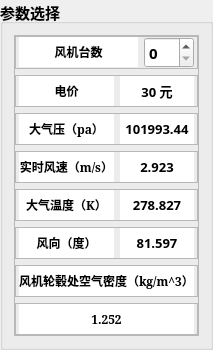
         <widget class="QGroupBox" name="groupBox_18">
          <property name="geometry">
           <rect>
            <x>50</x>
            <y>40</y>
            <width>202</width>
            <height>350</height>
           </rect>
          </property>
          <property name="font">
           <font>
            <pointsize>11</pointsize>
            <weight>75</weight>
            <bold>true</bold>
           </font>
          </property>
          <property name="title">
           <string>参数选择</string>
          </property>
          <layout class="QHBoxLayout" name="horizontalLayout_19">
           <item>
            <widget class="QFrame" name="frame_18">
             <property name="sizePolicy">
              <sizepolicy hsizetype="Expanding" vsizetype="Expanding">
               <horstretch>0</horstretch>
               <verstretch>4</verstretch>
              </sizepolicy>
             </property>
             <property name="font">
              <font>
               <family>幼圆</family>
               <pointsize>10</pointsize>
               <weight>75</weight>
               <bold>true</bold>
              </font>
             </property>
             <property name="frameShape">
              <enum>QFrame::StyledPanel</enum>
             </property>
             <property name="frameShadow">
              <enum>QFrame::Raised</enum>
             </property>
             <layout class="QVBoxLayout" name="verticalLayout_6">
              <property name="leftMargin">
               <number>0</number>
              </property>
              <property name="topMargin">
               <number>0</number>
              </property>
              <property name="rightMargin">
               <number>0</number>
              </property>
              <property name="bottomMargin">
               <number>0</number>
              </property>
              <item>
               <widget class="QFrame" name="frame_19">
                <property name="frameShape">
                 <enum>QFrame::StyledPanel</enum>
                </property>
                <property name="frameShadow">
                 <enum>QFrame::Raised</enum>
                </property>
                <layout class="QHBoxLayout" name="horizontalLayout_3" stretch="1,1">
                 <property name="leftMargin">
                  <number>3</number>
                 </property>
                 <property name="topMargin">
                  <number>0</number>
                 </property>
                 <property name="rightMargin">
                  <number>3</number>
                 </property>
                 <property name="bottomMargin">
                  <number>0</number>
                 </property>
                 <item>
                  <widget class="QLabel" name="label_7">
                   <property name="minimumSize">
                    <size>
                     <width>95</width>
                     <height>30</height>
                    </size>
                   </property>
                   <property name="maximumSize">
                    <size>
                     <width>16777215</width>
                     <height>30</height>
                    </size>
                   </property>
                   <property name="font">
                    <font>
                     <family>SimSun</family>
                     <pointsize>9</pointsize>
                     <weight>75</weight>
                     <bold>true</bold>
                    </font>
                   </property>
                   <property name="styleSheet">
                    <string notr="true">background-color: rgb(255, 255, 255);</string>
                   </property>
                   <property name="text">
                    <string>风机台数</string>
                   </property>
                   <property name="alignment">
                    <set>Qt::AlignCenter</set>
                   </property>
                  </widget>
                 </item>
                 <item>
                  <widget class="QSpinBox" name="spinBox_57">
                   <property name="sizePolicy">
                    <sizepolicy hsizetype="Expanding" vsizetype="Fixed">
                     <horstretch>2</horstretch>
                     <verstretch>0</verstretch>
                    </sizepolicy>
                   </property>
                   <property name="maximumSize">
                    <size>
                     <width>50</width>
                     <height>16777215</height>
                    </size>
                   </property>
                   <property name="font">
                    <font>
                     <pointsize>11</pointsize>
                     <weight>75</weight>
                     <bold>true</bold>
                    </font>
                   </property>
                  </widget>
                 </item>
                </layout>
               </widget>
              </item>
              <item>
               <widget class="QFrame" name="frame_20">
                <property name="frameShape">
                 <enum>QFrame::StyledPanel</enum>
                </property>
                <property name="frameShadow">
                 <enum>QFrame::Raised</enum>
                </property>
                <layout class="QHBoxLayout" name="horizontalLayout_11">
                 <property name="spacing">
                  <number>6</number>
                 </property>
                 <property name="leftMargin">
                  <number>3</number>
                 </property>
                 <property name="topMargin">
                  <number>0</number>
                 </property>
                 <property name="rightMargin">
                  <number>3</number>
                 </property>
                 <property name="bottomMargin">
                  <number>0</number>
                 </property>
                 <item>
                  <widget class="QLabel" name="label_18">
                   <property name="minimumSize">
                    <size>
                     <width>95</width>
                     <height>30</height>
                    </size>
                   </property>
                   <property name="maximumSize">
                    <size>
                     <width>16777215</width>
                     <height>30</height>
                    </size>
                   </property>
                   <property name="font">
                    <font>
                     <family>SimSun</family>
                     <pointsize>9</pointsize>
                     <weight>75</weight>
                     <bold>true</bold>
                    </font>
                   </property>
                   <property name="styleSheet">
                    <string notr="true">background-color: rgb(255, 255, 255);</string>
                   </property>
                   <property name="text">
                    <string>电价</string>
                   </property>
                   <property name="alignment">
                    <set>Qt::AlignCenter</set>
                   </property>
                  </widget>
                 </item>
                 <item>
                  <widget class="QLabel" name="label_14">
                   <property name="minimumSize">
                    <size>
                     <width>0</width>
                     <height>30</height>
                    </size>
                   </property>
                   <property name="maximumSize">
                    <size>
                     <width>16777215</width>
                     <height>30</height>
                    </size>
                   </property>
                   <property name="font">
                    <font>
                     <weight>75</weight>
                     <bold>true</bold>
                    </font>
                   </property>
                   <property name="styleSheet">
                    <string notr="true">background-color: rgb(255, 255, 255);
border:1px black ;

</string>
                   </property>
                   <property name="text">
                    <string>30 元</string>
                   </property>
                   <property name="alignment">
                    <set>Qt::AlignCenter</set>
                   </property>
                  </widget>
                 </item>
                </layout>
               </widget>
              </item>
              <item>
               <widget class="QFrame" name="frame_21">
                <property name="frameShape">
                 <enum>QFrame::StyledPanel</enum>
                </property>
                <property name="frameShadow">
                 <enum>QFrame::Raised</enum>
                </property>
                <layout class="QHBoxLayout" name="horizontalLayout_12">
                 <property name="spacing">
                  <number>6</number>
                 </property>
                 <property name="leftMargin">
                  <number>3</number>
                 </property>
                 <property name="topMargin">
                  <number>0</number>
                 </property>
                 <property name="rightMargin">
                  <number>3</number>
                 </property>
                 <property name="bottomMargin">
                  <number>0</number>
                 </property>
                 <item>
                  <widget class="QLabel" name="label_23">
                   <property name="minimumSize">
                    <size>
                     <width>95</width>
                     <height>30</height>
                    </size>
                   </property>
                   <property name="maximumSize">
                    <size>
                     <width>16777215</width>
                     <height>30</height>
                    </size>
                   </property>
                   <property name="font">
                    <font>
                     <family>SimSun</family>
                     <pointsize>9</pointsize>
                     <weight>75</weight>
                     <bold>true</bold>
                    </font>
                   </property>
                   <property name="styleSheet">
                    <string notr="true">background-color: rgb(255, 255, 255);</string>
                   </property>
                   <property name="text">
                    <string>大气压（pa）</string>
                   </property>
                   <property name="alignment">
                    <set>Qt::AlignCenter</set>
                   </property>
                  </widget>
                 </item>
                 <item>
                  <widget class="QLabel" name="label_24">
                   <property name="minimumSize">
                    <size>
                     <width>0</width>
                     <height>30</height>
                    </size>
                   </property>
                   <property name="maximumSize">
                    <size>
                     <width>16777215</width>
                     <height>30</height>
                    </size>
                   </property>
                   <property name="font">
                    <font>
                     <weight>75</weight>
                     <bold>true</bold>
                    </font>
                   </property>
                   <property name="styleSheet">
                    <string notr="true">background-color: rgb(255, 255, 255);
border:1px black ;

</string>
                   </property>
                   <property name="text">
                    <string>101993.44</string>
                   </property>
                   <property name="alignment">
                    <set>Qt::AlignCenter</set>
                   </property>
                  </widget>
                 </item>
                </layout>
               </widget>
              </item>
              <item>
               <widget class="QFrame" name="frame_22">
                <property name="frameShape">
                 <enum>QFrame::StyledPanel</enum>
                </property>
                <property name="frameShadow">
                 <enum>QFrame::Raised</enum>
                </property>
                <layout class="QHBoxLayout" name="horizontalLayout_13">
                 <property name="spacing">
                  <number>6</number>
                 </property>
                 <property name="leftMargin">
                  <number>3</number>
                 </property>
                 <property name="topMargin">
                  <number>0</number>
                 </property>
                 <property name="rightMargin">
                  <number>3</number>
                 </property>
                 <property name="bottomMargin">
                  <number>0</number>
                 </property>
                 <item>
                  <widget class="QLabel" name="label_8">
                   <property name="minimumSize">
                    <size>
                     <width>95</width>
                     <height>30</height>
                    </size>
                   </property>
                   <property name="maximumSize">
                    <size>
                     <width>16777215</width>
                     <height>30</height>
                    </size>
                   </property>
                   <property name="font">
                    <font>
                     <family>SimSun</family>
                     <pointsize>9</pointsize>
                     <weight>75</weight>
                     <bold>true</bold>
                    </font>
                   </property>
                   <property name="styleSheet">
                    <string notr="true">background-color: rgb(255, 255, 255);</string>
                   </property>
                   <property name="text">
                    <string>实时风速（m/s）</string>
                   </property>
                   <property name="alignment">
                    <set>Qt::AlignCenter</set>
                   </property>
                  </widget>
                 </item>
                 <item>
                  <widget class="QLabel" name="label_15">
                   <property name="minimumSize">
                    <size>
                     <width>0</width>
                     <height>30</height>
                    </size>
                   </property>
                   <property name="maximumSize">
                    <size>
                     <width>16777215</width>
                     <height>30</height>
                    </size>
                   </property>
                   <property name="font">
                    <font>
                     <weight>75</weight>
                     <bold>true</bold>
                    </font>
                   </property>
                   <property name="styleSheet">
                    <string notr="true">background-color: rgb(255, 255, 255);
border:1px black ;

</string>
                   </property>
                   <property name="text">
                    <string>2.923</string>
                   </property>
                   <property name="alignment">
                    <set>Qt::AlignCenter</set>
                   </property>
                  </widget>
                 </item>
                </layout>
               </widget>
              </item>
              <item>
               <widget class="QFrame" name="frame_23">
                <property name="frameShape">
                 <enum>QFrame::StyledPanel</enum>
                </property>
                <property name="frameShadow">
                 <enum>QFrame::Raised</enum>
                </property>
                <layout class="QHBoxLayout" name="horizontalLayout_14">
                 <property name="spacing">
                  <number>6</number>
                 </property>
                 <property name="leftMargin">
                  <number>3</number>
                 </property>
                 <property name="topMargin">
                  <number>0</number>
                 </property>
                 <property name="rightMargin">
                  <number>3</number>
                 </property>
                 <property name="bottomMargin">
                  <number>0</number>
                 </property>
                 <item>
                  <widget class="QLabel" name="label_25">
                   <property name="minimumSize">
                    <size>
                     <width>95</width>
                     <height>30</height>
                    </size>
                   </property>
                   <property name="maximumSize">
                    <size>
                     <width>16777215</width>
                     <height>30</height>
                    </size>
                   </property>
                   <property name="font">
                    <font>
                     <family>SimSun</family>
                     <pointsize>9</pointsize>
                     <weight>75</weight>
                     <bold>true</bold>
                    </font>
                   </property>
                   <property name="styleSheet">
                    <string notr="true">background-color: rgb(255, 255, 255);</string>
                   </property>
                   <property name="text">
                    <string>大气温度（K）</string>
                   </property>
                   <property name="alignment">
                    <set>Qt::AlignCenter</set>
                   </property>
                  </widget>
                 </item>
                 <item>
                  <widget class="QLabel" name="label_26">
                   <property name="minimumSize">
                    <size>
                     <width>0</width>
                     <height>30</height>
                    </size>
                   </property>
                   <property name="maximumSize">
                    <size>
                     <width>16777215</width>
                     <height>30</height>
                    </size>
                   </property>
                   <property name="font">
                    <font>
                     <weight>75</weight>
                     <bold>true</bold>
                    </font>
                   </property>
                   <property name="styleSheet">
                    <string notr="true">background-color: rgb(255, 255, 255);
border:1px black ;

</string>
                   </property>
                   <property name="text">
                    <string>278.827</string>
                   </property>
                   <property name="textFormat">
                    <enum>Qt::AutoText</enum>
                   </property>
                   <property name="alignment">
                    <set>Qt::AlignCenter</set>
                   </property>
                  </widget>
                 </item>
                </layout>
               </widget>
              </item>
              <item>
               <widget class="QFrame" name="frame_24">
                <property name="frameShape">
                 <enum>QFrame::StyledPanel</enum>
                </property>
                <property name="frameShadow">
                 <enum>QFrame::Raised</enum>
                </property>
                <layout class="QHBoxLayout" name="horizontalLayout_15">
                 <property name="leftMargin">
                  <number>3</number>
                 </property>
                 <property name="topMargin">
                  <number>0</number>
                 </property>
                 <property name="rightMargin">
                  <number>3</number>
                 </property>
                 <property name="bottomMargin">
                  <number>0</number>
                 </property>
                 <item>
                  <widget class="QLabel" name="label_9">
                   <property name="minimumSize">
                    <size>
                     <width>95</width>
                     <height>30</height>
                    </size>
                   </property>
                   <property name="maximumSize">
                    <size>
                     <width>16777215</width>
                     <height>30</height>
                    </size>
                   </property>
                   <property name="font">
                    <font>
                     <family>SimSun</family>
                     <pointsize>9</pointsize>
                     <weight>75</weight>
                     <bold>true</bold>
                    </font>
                   </property>
                   <property name="styleSheet">
                    <string notr="true">background-color: rgb(255, 255, 255);</string>
                   </property>
                   <property name="text">
                    <string>风向（度）</string>
                   </property>
                   <property name="alignment">
                    <set>Qt::AlignCenter</set>
                   </property>
                  </widget>
                 </item>
                 <item>
                  <widget class="QLabel" name="label_27">
                   <property name="minimumSize">
                    <size>
                     <width>0</width>
                     <height>30</height>
                    </size>
                   </property>
                   <property name="maximumSize">
                    <size>
                     <width>16777215</width>
                     <height>30</height>
                    </size>
                   </property>
                   <property name="font">
                    <font>
                     <weight>75</weight>
                     <bold>true</bold>
                    </font>
                   </property>
                   <property name="styleSheet">
                    <string notr="true">background-color: rgb(255, 255, 255);
border:1px black ;

</string>
                   </property>
                   <property name="text">
                    <string>81.597</string>
                   </property>
                   <property name="alignment">
                    <set>Qt::AlignCenter</set>
                   </property>
                  </widget>
                 </item>
                </layout>
               </widget>
              </item>
              <item>
               <widget class="QFrame" name="frame_25">
                <property name="frameShape">
                 <enum>QFrame::StyledPanel</enum>
                </property>
                <property name="frameShadow">
                 <enum>QFrame::Raised</enum>
                </property>
                <layout class="QHBoxLayout" name="horizontalLayout_17">
                 <property name="leftMargin">
                  <number>3</number>
                 </property>
                 <property name="topMargin">
                  <number>0</number>
                 </property>
                 <property name="rightMargin">
                  <number>3</number>
                 </property>
                 <property name="bottomMargin">
                  <number>0</number>
                 </property>
                 <item>
                  <widget class="QLabel" name="label_28">
                   <property name="minimumSize">
                    <size>
                     <width>0</width>
                     <height>30</height>
                    </size>
                   </property>
                   <property name="maximumSize">
                    <size>
                     <width>16777215</width>
                     <height>30</height>
                    </size>
                   </property>
                   <property name="font">
                    <font>
                     <family>SimSun</family>
                     <pointsize>9</pointsize>
                     <weight>75</weight>
                     <bold>true</bold>
                    </font>
                   </property>
                   <property name="styleSheet">
                    <string notr="true">background-color: rgb(255, 255, 255);</string>
                   </property>
                   <property name="text">
                    <string>风机轮毂处空气密度（kg/m^3）</string>
                   </property>
                   <property name="alignment">
                    <set>Qt::AlignCenter</set>
                   </property>
                  </widget>
                 </item>
                </layout>
               </widget>
              </item>
              <item>
               <widget class="QFrame" name="frame_26">
                <property name="frameShape">
                 <enum>QFrame::StyledPanel</enum>
                </property>
                <property name="frameShadow">
                 <enum>QFrame::Raised</enum>
                </property>
                <layout class="QHBoxLayout" name="horizontalLayout_18">
                 <property name="leftMargin">
                  <number>3</number>
                 </property>
                 <property name="topMargin">
                  <number>0</number>
                 </property>
                 <property name="rightMargin">
                  <number>3</number>
                 </property>
                 <property name="bottomMargin">
                  <number>0</number>
                 </property>
                 <item>
                  <widget class="QLabel" name="label_29">
                   <property name="minimumSize">
                    <size>
                     <width>0</width>
                     <height>30</height>
                    </size>
                   </property>
                   <property name="maximumSize">
                    <size>
                     <width>16777215</width>
                     <height>30</height>
                    </size>
                   </property>
                   <property name="font">
                    <font>
                     <family>SimSun</family>
                     <pointsize>9</pointsize>
                     <weight>75</weight>
                     <bold>true</bold>
                    </font>
                   </property>
                   <property name="styleSheet">
                    <string notr="true">background-color: rgb(255, 255, 255);</string>
                   </property>
                   <property name="text">
                    <string>1.252</string>
                   </property>
                   <property name="alignment">
                    <set>Qt::AlignCenter</set>
                   </property>
                  </widget>
                 </item>
                </layout>
               </widget>
              </item>
             </layout>
            </widget>
           </item>
          </layout>
         </widget>
